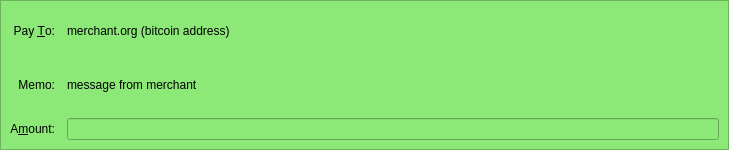
<?xml version="1.0" encoding="UTF-8"?>
<ui version="4.0">
 <class>SendCoinsEntry</class>
 <widget class="QStackedWidget" name="SendCoinsEntry">
  <property name="geometry">
   <rect>
    <x>0</x>
    <y>0</y>
    <width>729</width>
    <height>150</height>
   </rect>
  </property>
  <property name="windowTitle">
   <string>StackedWidget</string>
  </property>
  <property name="autoFillBackground">
   <bool>false</bool>
  </property>
  <property name="currentIndex">
   <number>1</number>
  </property>
  <widget class="QFrame" name="SendCoinsInsecure">
   <property name="windowTitle">
    <string>Form</string>
   </property>
   <property name="frameShape">
    <enum>QFrame::StyledPanel</enum>
   </property>
   <property name="frameShadow">
    <enum>QFrame::Sunken</enum>
   </property>
   <layout class="QGridLayout" name="gridLayout">
    <property name="spacing">
     <number>12</number>
    </property>
    <item row="5" column="0">
     <widget class="QLabel" name="label">
      <property name="text">
       <string>A&amp;mount:</string>
      </property>
      <property name="alignment">
       <set>Qt::AlignRight|Qt::AlignTrailing|Qt::AlignVCenter</set>
      </property>
      <property name="buddy">
       <cstring>payAmount</cstring>
      </property>
     </widget>
    </item>
    <item row="3" column="0">
     <widget class="QLabel" name="label_2">
      <property name="text">
       <string>Pay &amp;To:</string>
      </property>
      <property name="alignment">
       <set>Qt::AlignRight|Qt::AlignTrailing|Qt::AlignVCenter</set>
      </property>
      <property name="buddy">
       <cstring>payTo</cstring>
      </property>
     </widget>
    </item>
    <item row="5" column="1">
     <widget class="BitcoinAmountField" name="payAmount"/>
    </item>
    <item row="4" column="0">
     <widget class="QLabel" name="label_4">
      <property name="text">
       <string>&amp;Label:</string>
      </property>
      <property name="alignment">
       <set>Qt::AlignRight|Qt::AlignTrailing|Qt::AlignVCenter</set>
      </property>
      <property name="buddy">
       <cstring>addAsLabel</cstring>
      </property>
     </widget>
    </item>
    <item row="3" column="1">
     <layout class="QHBoxLayout" name="payToLayout">
      <property name="spacing">
       <number>0</number>
      </property>
      <item>
       <widget class="QValidatedLineEdit" name="payTo">
        <property name="toolTip">
         <string>The address to send the payment to (e.g. 1NS17iag9jJgTHD1VXjvLCEnZuQ3rJDE9L)</string>
        </property>
        <property name="maxLength">
         <number>34</number>
        </property>
       </widget>
      </item>
      <item>
       <widget class="QToolButton" name="addressBookButton">
        <property name="toolTip">
         <string>Choose address from address book</string>
        </property>
        <property name="text">
         <string/>
        </property>
        <property name="icon">
         <iconset resource="../bitcoin.qrc">
          <normaloff>:/icons/address-book</normaloff>:/icons/address-book</iconset>
        </property>
        <property name="shortcut">
         <string>Alt+A</string>
        </property>
       </widget>
      </item>
      <item>
       <widget class="QToolButton" name="pasteButton">
        <property name="toolTip">
         <string>Paste address from clipboard</string>
        </property>
        <property name="text">
         <string/>
        </property>
        <property name="icon">
         <iconset resource="../bitcoin.qrc">
          <normaloff>:/icons/editpaste</normaloff>:/icons/editpaste</iconset>
        </property>
        <property name="shortcut">
         <string>Alt+P</string>
        </property>
       </widget>
      </item>
      <item>
       <widget class="QToolButton" name="deleteButton">
        <property name="toolTip">
         <string>Remove this recipient</string>
        </property>
        <property name="text">
         <string/>
        </property>
        <property name="icon">
         <iconset resource="../bitcoin.qrc">
          <normaloff>:/icons/remove</normaloff>:/icons/remove</iconset>
        </property>
       </widget>
      </item>
     </layout>
    </item>
    <item row="4" column="1">
     <widget class="QValidatedLineEdit" name="addAsLabel">
      <property name="toolTip">
       <string>Enter a label for this address to add it to your address book</string>
      </property>
     </widget>
    </item>
   </layout>
  </widget>
  <widget class="QFrame" name="SendCoinsSecure">
   <property name="palette">
    <palette>
     <active>
      <colorrole role="WindowText">
       <brush brushstyle="SolidPattern">
        <color alpha="255">
         <red>0</red>
         <green>0</green>
         <blue>0</blue>
        </color>
       </brush>
      </colorrole>
      <colorrole role="Button">
       <brush brushstyle="SolidPattern">
        <color alpha="255">
         <red>140</red>
         <green>232</green>
         <blue>119</blue>
        </color>
       </brush>
      </colorrole>
      <colorrole role="Light">
       <brush brushstyle="SolidPattern">
        <color alpha="255">
         <red>230</red>
         <green>255</green>
         <blue>224</blue>
        </color>
       </brush>
      </colorrole>
      <colorrole role="Midlight">
       <brush brushstyle="SolidPattern">
        <color alpha="255">
         <red>185</red>
         <green>243</green>
         <blue>171</blue>
        </color>
       </brush>
      </colorrole>
      <colorrole role="Dark">
       <brush brushstyle="SolidPattern">
        <color alpha="255">
         <red>70</red>
         <green>116</green>
         <blue>59</blue>
        </color>
       </brush>
      </colorrole>
      <colorrole role="Mid">
       <brush brushstyle="SolidPattern">
        <color alpha="255">
         <red>93</red>
         <green>155</green>
         <blue>79</blue>
        </color>
       </brush>
      </colorrole>
      <colorrole role="Text">
       <brush brushstyle="SolidPattern">
        <color alpha="255">
         <red>0</red>
         <green>0</green>
         <blue>0</blue>
        </color>
       </brush>
      </colorrole>
      <colorrole role="BrightText">
       <brush brushstyle="SolidPattern">
        <color alpha="255">
         <red>155</red>
         <green>255</green>
         <blue>147</blue>
        </color>
       </brush>
      </colorrole>
      <colorrole role="ButtonText">
       <brush brushstyle="SolidPattern">
        <color alpha="255">
         <red>0</red>
         <green>0</green>
         <blue>0</blue>
        </color>
       </brush>
      </colorrole>
      <colorrole role="Base">
       <brush brushstyle="SolidPattern">
        <color alpha="255">
         <red>119</red>
         <green>255</green>
         <blue>233</blue>
        </color>
       </brush>
      </colorrole>
      <colorrole role="Window">
       <brush brushstyle="SolidPattern">
        <color alpha="255">
         <red>140</red>
         <green>232</green>
         <blue>119</blue>
        </color>
       </brush>
      </colorrole>
      <colorrole role="Shadow">
       <brush brushstyle="SolidPattern">
        <color alpha="255">
         <red>0</red>
         <green>0</green>
         <blue>0</blue>
        </color>
       </brush>
      </colorrole>
      <colorrole role="AlternateBase">
       <brush brushstyle="SolidPattern">
        <color alpha="255">
         <red>197</red>
         <green>243</green>
         <blue>187</blue>
        </color>
       </brush>
      </colorrole>
      <colorrole role="NoRole">
       <brush brushstyle="SolidPattern">
        <color alpha="255">
         <red>125</red>
         <green>194</green>
         <blue>122</blue>
        </color>
       </brush>
      </colorrole>
      <colorrole role="ToolTipBase">
       <brush brushstyle="SolidPattern">
        <color alpha="255">
         <red>255</red>
         <green>255</green>
         <blue>220</blue>
        </color>
       </brush>
      </colorrole>
      <colorrole role="ToolTipText">
       <brush brushstyle="SolidPattern">
        <color alpha="255">
         <red>0</red>
         <green>0</green>
         <blue>0</blue>
        </color>
       </brush>
      </colorrole>
     </active>
     <inactive>
      <colorrole role="WindowText">
       <brush brushstyle="SolidPattern">
        <color alpha="255">
         <red>0</red>
         <green>0</green>
         <blue>0</blue>
        </color>
       </brush>
      </colorrole>
      <colorrole role="Button">
       <brush brushstyle="SolidPattern">
        <color alpha="255">
         <red>140</red>
         <green>232</green>
         <blue>119</blue>
        </color>
       </brush>
      </colorrole>
      <colorrole role="Light">
       <brush brushstyle="SolidPattern">
        <color alpha="255">
         <red>230</red>
         <green>255</green>
         <blue>224</blue>
        </color>
       </brush>
      </colorrole>
      <colorrole role="Midlight">
       <brush brushstyle="SolidPattern">
        <color alpha="255">
         <red>185</red>
         <green>243</green>
         <blue>171</blue>
        </color>
       </brush>
      </colorrole>
      <colorrole role="Dark">
       <brush brushstyle="SolidPattern">
        <color alpha="255">
         <red>70</red>
         <green>116</green>
         <blue>59</blue>
        </color>
       </brush>
      </colorrole>
      <colorrole role="Mid">
       <brush brushstyle="SolidPattern">
        <color alpha="255">
         <red>93</red>
         <green>155</green>
         <blue>79</blue>
        </color>
       </brush>
      </colorrole>
      <colorrole role="Text">
       <brush brushstyle="SolidPattern">
        <color alpha="255">
         <red>0</red>
         <green>0</green>
         <blue>0</blue>
        </color>
       </brush>
      </colorrole>
      <colorrole role="BrightText">
       <brush brushstyle="SolidPattern">
        <color alpha="255">
         <red>155</red>
         <green>255</green>
         <blue>147</blue>
        </color>
       </brush>
      </colorrole>
      <colorrole role="ButtonText">
       <brush brushstyle="SolidPattern">
        <color alpha="255">
         <red>0</red>
         <green>0</green>
         <blue>0</blue>
        </color>
       </brush>
      </colorrole>
      <colorrole role="Base">
       <brush brushstyle="SolidPattern">
        <color alpha="255">
         <red>119</red>
         <green>255</green>
         <blue>233</blue>
        </color>
       </brush>
      </colorrole>
      <colorrole role="Window">
       <brush brushstyle="SolidPattern">
        <color alpha="255">
         <red>140</red>
         <green>232</green>
         <blue>119</blue>
        </color>
       </brush>
      </colorrole>
      <colorrole role="Shadow">
       <brush brushstyle="SolidPattern">
        <color alpha="255">
         <red>0</red>
         <green>0</green>
         <blue>0</blue>
        </color>
       </brush>
      </colorrole>
      <colorrole role="AlternateBase">
       <brush brushstyle="SolidPattern">
        <color alpha="255">
         <red>197</red>
         <green>243</green>
         <blue>187</blue>
        </color>
       </brush>
      </colorrole>
      <colorrole role="NoRole">
       <brush brushstyle="SolidPattern">
        <color alpha="255">
         <red>125</red>
         <green>194</green>
         <blue>122</blue>
        </color>
       </brush>
      </colorrole>
      <colorrole role="ToolTipBase">
       <brush brushstyle="SolidPattern">
        <color alpha="255">
         <red>255</red>
         <green>255</green>
         <blue>220</blue>
        </color>
       </brush>
      </colorrole>
      <colorrole role="ToolTipText">
       <brush brushstyle="SolidPattern">
        <color alpha="255">
         <red>0</red>
         <green>0</green>
         <blue>0</blue>
        </color>
       </brush>
      </colorrole>
     </inactive>
     <disabled>
      <colorrole role="WindowText">
       <brush brushstyle="SolidPattern">
        <color alpha="255">
         <red>70</red>
         <green>116</green>
         <blue>59</blue>
        </color>
       </brush>
      </colorrole>
      <colorrole role="Button">
       <brush brushstyle="SolidPattern">
        <color alpha="255">
         <red>140</red>
         <green>232</green>
         <blue>119</blue>
        </color>
       </brush>
      </colorrole>
      <colorrole role="Light">
       <brush brushstyle="SolidPattern">
        <color alpha="255">
         <red>230</red>
         <green>255</green>
         <blue>224</blue>
        </color>
       </brush>
      </colorrole>
      <colorrole role="Midlight">
       <brush brushstyle="SolidPattern">
        <color alpha="255">
         <red>185</red>
         <green>243</green>
         <blue>171</blue>
        </color>
       </brush>
      </colorrole>
      <colorrole role="Dark">
       <brush brushstyle="SolidPattern">
        <color alpha="255">
         <red>70</red>
         <green>116</green>
         <blue>59</blue>
        </color>
       </brush>
      </colorrole>
      <colorrole role="Mid">
       <brush brushstyle="SolidPattern">
        <color alpha="255">
         <red>93</red>
         <green>155</green>
         <blue>79</blue>
        </color>
       </brush>
      </colorrole>
      <colorrole role="Text">
       <brush brushstyle="SolidPattern">
        <color alpha="255">
         <red>70</red>
         <green>116</green>
         <blue>59</blue>
        </color>
       </brush>
      </colorrole>
      <colorrole role="BrightText">
       <brush brushstyle="SolidPattern">
        <color alpha="255">
         <red>155</red>
         <green>255</green>
         <blue>147</blue>
        </color>
       </brush>
      </colorrole>
      <colorrole role="ButtonText">
       <brush brushstyle="SolidPattern">
        <color alpha="255">
         <red>70</red>
         <green>116</green>
         <blue>59</blue>
        </color>
       </brush>
      </colorrole>
      <colorrole role="Base">
       <brush brushstyle="SolidPattern">
        <color alpha="255">
         <red>140</red>
         <green>232</green>
         <blue>119</blue>
        </color>
       </brush>
      </colorrole>
      <colorrole role="Window">
       <brush brushstyle="SolidPattern">
        <color alpha="255">
         <red>140</red>
         <green>232</green>
         <blue>119</blue>
        </color>
       </brush>
      </colorrole>
      <colorrole role="Shadow">
       <brush brushstyle="SolidPattern">
        <color alpha="255">
         <red>0</red>
         <green>0</green>
         <blue>0</blue>
        </color>
       </brush>
      </colorrole>
      <colorrole role="AlternateBase">
       <brush brushstyle="SolidPattern">
        <color alpha="255">
         <red>140</red>
         <green>232</green>
         <blue>119</blue>
        </color>
       </brush>
      </colorrole>
      <colorrole role="NoRole">
       <brush brushstyle="SolidPattern">
        <color alpha="255">
         <red>125</red>
         <green>194</green>
         <blue>122</blue>
        </color>
       </brush>
      </colorrole>
      <colorrole role="ToolTipBase">
       <brush brushstyle="SolidPattern">
        <color alpha="255">
         <red>255</red>
         <green>255</green>
         <blue>220</blue>
        </color>
       </brush>
      </colorrole>
      <colorrole role="ToolTipText">
       <brush brushstyle="SolidPattern">
        <color alpha="255">
         <red>0</red>
         <green>0</green>
         <blue>0</blue>
        </color>
       </brush>
      </colorrole>
     </disabled>
    </palette>
   </property>
   <property name="windowTitle">
    <string>SecureSend</string>
   </property>
   <property name="autoFillBackground">
    <bool>true</bool>
   </property>
   <property name="frameShape">
    <enum>QFrame::StyledPanel</enum>
   </property>
   <property name="frameShadow">
    <enum>QFrame::Sunken</enum>
   </property>
   <layout class="QGridLayout" name="gridLayout_s">
    <property name="spacing">
     <number>12</number>
    </property>
    <item row="4" column="0">
     <widget class="QLabel" name="label_s4">
      <property name="text">
       <string>Memo:</string>
      </property>
      <property name="alignment">
       <set>Qt::AlignRight|Qt::AlignTrailing|Qt::AlignVCenter</set>
      </property>
      <property name="buddy">
       <cstring>addAsLabel</cstring>
      </property>
     </widget>
    </item>
    <item row="5" column="0">
     <widget class="QLabel" name="label_s1">
      <property name="text">
       <string>A&amp;mount:</string>
      </property>
      <property name="alignment">
       <set>Qt::AlignRight|Qt::AlignTrailing|Qt::AlignVCenter</set>
      </property>
      <property name="buddy">
       <cstring>payAmount</cstring>
      </property>
     </widget>
    </item>
    <item row="3" column="0">
     <widget class="QLabel" name="label_s2">
      <property name="text">
       <string>Pay &amp;To:</string>
      </property>
      <property name="alignment">
       <set>Qt::AlignRight|Qt::AlignTrailing|Qt::AlignVCenter</set>
      </property>
      <property name="buddy">
       <cstring>payTo</cstring>
      </property>
     </widget>
    </item>
    <item row="5" column="2">
     <widget class="BitcoinAmountField" name="payAmount_s">
      <property name="enabled">
       <bool>false</bool>
      </property>
      <property name="acceptDrops">
       <bool>false</bool>
      </property>
      <property name="readOnly">
       <bool>true</bool>
      </property>
     </widget>
    </item>
    <item row="3" column="2">
     <layout class="QHBoxLayout" name="payToLayout_s">
      <property name="spacing">
       <number>0</number>
      </property>
      <item>
       <widget class="QLabel" name="payTo_s">
        <property name="text">
         <string>merchant.org (bitcoin address)</string>
        </property>
       </widget>
      </item>
     </layout>
    </item>
    <item row="4" column="2">
     <widget class="QLabel" name="memo_s">
      <property name="text">
       <string>message from merchant</string>
      </property>
     </widget>
    </item>
   </layout>
  </widget>
 </widget>
 <customwidgets>
  <customwidget>
   <class>BitcoinAmountField</class>
   <extends>QLineEdit</extends>
   <header>bitcoinamountfield.h</header>
   <container>1</container>
  </customwidget>
  <customwidget>
   <class>QValidatedLineEdit</class>
   <extends>QLineEdit</extends>
   <header>qvalidatedlineedit.h</header>
  </customwidget>
 </customwidgets>
 <resources>
  <include location="../bitcoin.qrc"/>
 </resources>
 <connections/>
</ui>
